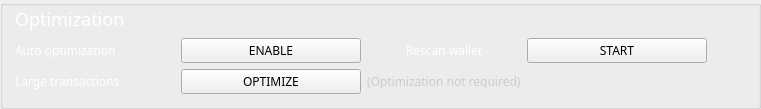
          <widget class="QGroupBox" name="groupBox_8">
           <property name="styleSheet">
            <string notr="true">border-bottom: 1px solid #444;
</string>
           </property>
           <property name="title">
            <string/>
           </property>
           <layout class="QGridLayout" name="gridLayout_19">
            <property name="leftMargin">
             <number>12</number>
            </property>
            <property name="topMargin">
             <number>0</number>
            </property>
            <property name="bottomMargin">
             <number>12</number>
            </property>
            <item row="1" column="1">
             <widget class="QPushButton" name="b2_autoOptimizeButton">
              <property name="sizePolicy">
               <sizepolicy hsizetype="Expanding" vsizetype="Fixed">
                <horstretch>0</horstretch>
                <verstretch>0</verstretch>
               </sizepolicy>
              </property>
              <property name="minimumSize">
               <size>
                <width>180</width>
                <height>20</height>
               </size>
              </property>
              <property name="maximumSize">
               <size>
                <width>220</width>
                <height>25</height>
               </size>
              </property>
              <property name="font">
               <font>
                <family>Poppins</family>
               </font>
              </property>
              <property name="styleSheet">
               <string notr="true">/* This button style is handled automatically by OverviewFrame:setStyles() (in OverviewFrame.cpp) */</string>
              </property>
              <property name="text">
               <string>ENABLE</string>
              </property>
             </widget>
            </item>
            <item row="2" column="0">
             <widget class="QLabel" name="label_28">
              <property name="sizePolicy">
               <sizepolicy hsizetype="Minimum" vsizetype="Preferred">
                <horstretch>0</horstretch>
                <verstretch>0</verstretch>
               </sizepolicy>
              </property>
              <property name="minimumSize">
               <size>
                <width>160</width>
                <height>25</height>
               </size>
              </property>
              <property name="maximumSize">
               <size>
                <width>16777215</width>
                <height>25</height>
               </size>
              </property>
              <property name="font">
               <font>
                <family>Poppins</family>
               </font>
              </property>
              <property name="styleSheet">
               <string notr="true">color: #fff; 
border: 0px;
</string>
              </property>
              <property name="text">
               <string>Large transactions</string>
              </property>
              <property name="alignment">
               <set>Qt::AlignLeading|Qt::AlignLeft|Qt::AlignVCenter</set>
              </property>
             </widget>
            </item>
            <item row="2" column="1">
             <widget class="QPushButton" name="b2_optimizeButton">
              <property name="sizePolicy">
               <sizepolicy hsizetype="Expanding" vsizetype="Fixed">
                <horstretch>0</horstretch>
                <verstretch>0</verstretch>
               </sizepolicy>
              </property>
              <property name="minimumSize">
               <size>
                <width>180</width>
                <height>25</height>
               </size>
              </property>
              <property name="maximumSize">
               <size>
                <width>220</width>
                <height>25</height>
               </size>
              </property>
              <property name="font">
               <font>
                <family>Poppins</family>
               </font>
              </property>
              <property name="styleSheet">
               <string notr="true">/* This button style is handled automatically by OverviewFrame:setStyles() (in OverviewFrame.cpp) */</string>
              </property>
              <property name="text">
               <string>OPTIMIZE</string>
              </property>
             </widget>
            </item>
            <item row="2" column="2">
             <widget class="QLabel" name="m_optimizationMessage">
              <property name="minimumSize">
               <size>
                <width>0</width>
                <height>20</height>
               </size>
              </property>
              <property name="maximumSize">
               <size>
                <width>16777215</width>
                <height>20</height>
               </size>
              </property>
              <property name="font">
               <font>
                <family>Poppins</family>
               </font>
              </property>
              <property name="styleSheet">
               <string notr="true">color: #ccc; 

 border: 0px;</string>
              </property>
              <property name="text">
               <string>(Optimization not required)</string>
              </property>
              <property name="alignment">
               <set>Qt::AlignLeading|Qt::AlignLeft|Qt::AlignVCenter</set>
              </property>
             </widget>
            </item>
            <item row="1" column="0">
             <widget class="QLabel" name="label_27">
              <property name="sizePolicy">
               <sizepolicy hsizetype="Minimum" vsizetype="Preferred">
                <horstretch>0</horstretch>
                <verstretch>0</verstretch>
               </sizepolicy>
              </property>
              <property name="minimumSize">
               <size>
                <width>160</width>
                <height>0</height>
               </size>
              </property>
              <property name="maximumSize">
               <size>
                <width>16777215</width>
                <height>25</height>
               </size>
              </property>
              <property name="font">
               <font>
                <family>Poppins</family>
               </font>
              </property>
              <property name="styleSheet">
               <string notr="true">color: #fff; 
border: 0px;
</string>
              </property>
              <property name="text">
               <string>Auto optimization</string>
              </property>
              <property name="alignment">
               <set>Qt::AlignLeading|Qt::AlignLeft|Qt::AlignVCenter</set>
              </property>
             </widget>
            </item>
            <item row="1" column="3">
             <widget class="QPushButton" name="b2_rescanButton">
              <property name="sizePolicy">
               <sizepolicy hsizetype="Expanding" vsizetype="Fixed">
                <horstretch>0</horstretch>
                <verstretch>0</verstretch>
               </sizepolicy>
              </property>
              <property name="minimumSize">
               <size>
                <width>180</width>
                <height>25</height>
               </size>
              </property>
              <property name="maximumSize">
               <size>
                <width>220</width>
                <height>25</height>
               </size>
              </property>
              <property name="font">
               <font>
                <family>Poppins</family>
               </font>
              </property>
              <property name="styleSheet">
               <string notr="true">/* This button style is handled automatically by OverviewFrame:setStyles() (in OverviewFrame.cpp) */</string>
              </property>
              <property name="text">
               <string>START</string>
              </property>
             </widget>
            </item>
            <item row="1" column="2">
             <widget class="QLabel" name="label_29">
              <property name="minimumSize">
               <size>
                <width>0</width>
                <height>20</height>
               </size>
              </property>
              <property name="maximumSize">
               <size>
                <width>16777215</width>
                <height>20</height>
               </size>
              </property>
              <property name="font">
               <font>
                <family>Poppins</family>
               </font>
              </property>
              <property name="styleSheet">
               <string notr="true">color: #fff; 

 border: 0px;</string>
              </property>
              <property name="text">
               <string>Rescan wallet</string>
              </property>
              <property name="alignment">
               <set>Qt::AlignCenter</set>
              </property>
             </widget>
            </item>
            <item row="1" column="4">
             <spacer name="horizontalSpacer_7">
              <property name="orientation">
               <enum>Qt::Horizontal</enum>
              </property>
              <property name="sizeHint" stdset="0">
               <size>
                <width>40</width>
                <height>20</height>
               </size>
              </property>
             </spacer>
            </item>
            <item row="0" column="0">
             <widget class="QLabel" name="label_26">
              <property name="sizePolicy">
               <sizepolicy hsizetype="Minimum" vsizetype="Preferred">
                <horstretch>0</horstretch>
                <verstretch>0</verstretch>
               </sizepolicy>
              </property>
              <property name="minimumSize">
               <size>
                <width>0</width>
                <height>0</height>
               </size>
              </property>
              <property name="maximumSize">
               <size>
                <width>16777215</width>
                <height>32</height>
               </size>
              </property>
              <property name="sizeIncrement">
               <size>
                <width>0</width>
                <height>0</height>
               </size>
              </property>
              <property name="font">
               <font>
                <family>Poppins</family>
                <pointsize>-1</pointsize>
               </font>
              </property>
              <property name="styleSheet">
               <string notr="true">color: #fff; 
font-size: 18px;
 border: 0px;</string>
              </property>
              <property name="text">
               <string>Optimization</string>
              </property>
              <property name="alignment">
               <set>Qt::AlignLeading|Qt::AlignLeft|Qt::AlignVCenter</set>
              </property>
             </widget>
            </item>
           </layout>
          </widget>
